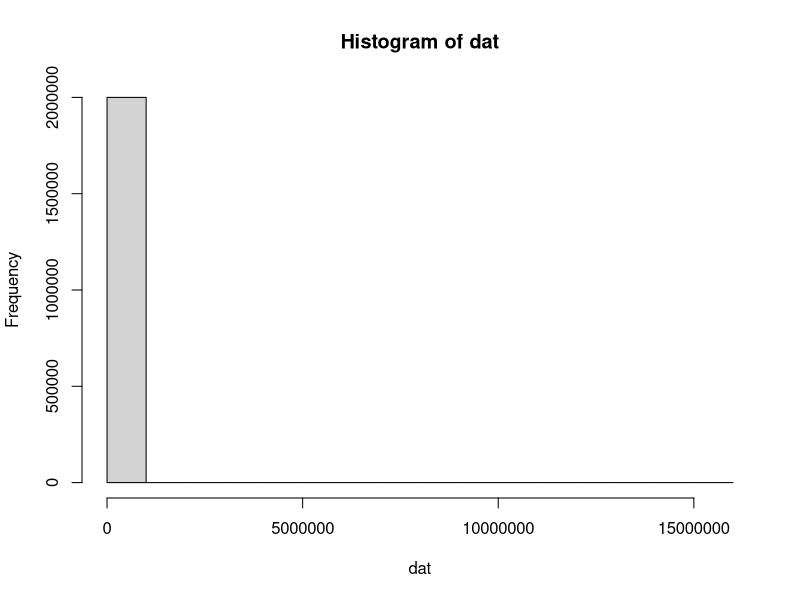

Write R code to recreate this figure. (Note: this script raises an error after producing the figure.)
library(tidyverse)
options(scipen = 999)

n_smp = 10
n_taxa = 20000

set.seed(123)
taxa <- read_tsv("inst/extdata/rdp/rdp_taxa.tsv", col_names = FALSE) %>%
    select(2) %>% pull()
taxa_subset <- sample(taxa, n_taxa)
taxa_tb <- as_tibble(do.call(rbind, strsplit(taxa_subset, ";", fixed = TRUE)))

colnames(taxa_tb) <- c("Domain", "Phylum", "Class", "Order", "Family", "Genus")
taxa_tb$asv <- paste0("ASV", 1:n_taxa)
taxa_tb <- taxa_tb[, c("asv", "Domain", "Phylum", "Class", "Order", "Family", "Genus")]

# generate_counts_nbinom <- function(n_smp = 100, n_asv = 5000 , size = 1, prob = 0.01 ){
#     dat <- rnbinom(n_smp * n_asv, size = size, prob = prob) %>%
#         matrix(ncol = n_smp)
#     hist(dat)
#     colnames(dat) <- paste("Smp", 1:n_smp, sep = "")
#     rownames(dat) <- paste("ASV", 1:n_asv, sep = "")
#     dat %>%
#         as.data.frame() %>%
#         rownames_to_column(var = "asv") %>%
#         as_tibble()
# }

generate_counts_lnorm <- function(n_smp = 100, n_asv = n_taxa , meanlog = 2, sdlog = 3 ){
    dat <- rlnorm(n_smp * n_asv, meanlog, sdlog) %>%
        matrix(ncol = n_smp)
    hist(dat)
    colnames(dat) <- paste("Smp", 1:n_smp, sep = "")
    rownames(dat) <- paste("ASV", 1:n_asv, sep = "")
    dat %>%
        as.data.frame() %>%
        rownames_to_column(var = "asv") %>%
        as_tibble() %>%
        mutate(across(where(is.numeric), floor))
}

set.seed(123)
counts_df <- generate_counts_lnorm()

set.seed(123)
metadata_df <- data.frame(
    sample_id = paste0("Smp", 1:n_smp),
    Depth = sample(1:30, n_smp, replace = TRUE),
    Carbon_source = sample(c("Glucose", "Hexadecane", "Styrene"), n_smp, replace = TRUE),
    Date = as.Date(sample(18000:19000, n_smp, replace = TRUE), origin = "1970-01-01")
)

write_tsv(taxa_tb, "inst/extdata/tsv/taxa.tsv")
write_tsv(counts_df, "inst/extdata/tsv/seqtab.tsv")
write_tsv(metadata_df, "inst/extdata/tsv/metadata.tsv")

# generate_counts <- function(N) {
#     sample(1:20000, N, replace = TRUE)
# }:w

#
# introduce_zeros_and_low_counts <- function(df, zero_prob = 0.1, low_count_prob = 0.2, max_low_count = 100, max_count = 500) {
#     modified_df <- df
#     for (i in 1:nrow(df)) {
#         for (j in 1:ncol(df)) {
#             if (runif(1) < zero_prob) {
#                 modified_df[i, j] <- 0
#             } else if (runif(1) < low_count_prob) {
#                 modified_df[i, j] <- min(max_count, sample(1:max_low_count, 1))
#             }
#         }
#     }
#     return(modified_df)
# }
# N_smp <- 100
# counts_list <- lapply(rep(20, N_smp), generate_counts)
# counts_df <- as.data.frame(do.call(cbind, counts_list))
# for (i in 1:3) {
#     counts_df <- introduce_zeros_and_low_counts(counts_df, max_count = 500)
# }
# counts_df <- cbind("asv" = paste0("ASV", 1:20), counts_df)
# colnames(counts_df) <- c("asv", paste0("Smp", 1:100))

# bacteria <- c(
#     "Bacteria, Proteobacteria, Alphaproteobacteria, Rhodospirillales, Acetobacteraceae, Acetobacter, pasteurianus",
#     "Bacteria, Proteobacteria, Alphaproteobacteria, Rhizobiales, Bradyrhizobiaceae, Bradyrhizobium, japonicum",
#     "Bacteria, Proteobacteria, Betaproteobacteria, Burkholderiales, Comamonadaceae, Acidovorax, facilis",
#     "Bacteria, Firmicutes, Bacilli, Bacillales, Bacillaceae, Bacillus, cereus",
#     "Bacteria, Bacteroidetes, Bacteroidia, Bacteroidales, Bacteroidaceae, Bacteroides, fragilis",
#     "Bacteria, Firmicutes, Bacilli, Lactobacillales, Streptococcaceae, Streptococcus, pneumoniae",
#     "Bacteria, Proteobacteria, Gammaproteobacteria, Pseudomonadales, Pseudomonadaceae, Pseudomonas, aeruginosa",
#     "Bacteria, Proteobacteria, Gammaproteobacteria, Pseudomonadales, Pseudomonadaceae, Pseudomonas, putida",
#     "Bacteria, Proteobacteria, Betaproteobacteria, Burkholderiales, Burkholderiaceae, Burkholderia, cepacia",
#     "Bacteria, Proteobacteria, Alphaproteobacteria, Rhizobiales, Bradyrhizobiaceae, Bradyrhizobium, elkanii",
#     "Bacteria, Proteobacteria, Gammaproteobacteria, Enterobacterales, Enterobacteriaceae, Escherichia, coli",
#     "Bacteria, Actinobacteria, Actinobacteria, Actinomycetales, Micrococcaceae, Micrococcus, luteus",
#     "Bacteria, Firmicutes, Clostridia, Clostridiales, Clostridiaceae, Clostridium, botulinum",
#     "Bacteria, Proteobacteria, Alphaproteobacteria, Rhizobiales, Bradyrhizobiaceae, Bradyrhizobium, betae",
#     "Bacteria, Actinobacteria, Actinobacteria, Actinomycetales, Corynebacteriaceae, Corynebacterium, diphtheriae",
#     "Bacteria, Proteobacteria, Alphaproteobacteria, Rhodospirillales, Acetobacteraceae, Acetobacter, pomorum",
#     "Bacteria, Firmicutes, Bacilli, Bacillales, Bacillaceae, Bacillus, subtilis",
#     "Bacteria, Bacteroidetes, Bacteroidia, Bacteroidales, Bacteroidaceae, Bacteroides, caccae",
#     "Bacteria, Proteobacteria, Alphaproteobacteria, Rhizobiales, Bradyrhizobiaceae, Bradyrhizobium, icense",
#     "Bacteria, Proteobacteria, Betaproteobacteria, Burkholderiales, Comamonadaceae, Acidovorax, aveneae"
# )
# bacteria_tb <- as_tibble(do.call(rbind, strsplit(bacteria, ", ", fixed = TRUE)))
# colnames(bacteria_tb) <- c("Domain", "Phylum", "Class", "Order", "Family", "Genus", "Species")
# bacteria_tb$asv <- paste0("ASV", 1:20)
# bacteria_tb <- bacteria_tb[, c("asv", "Domain", "Phylum", "Class", "Order", "Family", "Genus", "Species")]
#
# taxonomy_levels <- list(
#    Domain = "Bacteria",
#    Phylum = c("Acidobacteria",
#               "Actinobacteria",
#               "Bacteroidetes",
#               "Chloroflexi",
#               "Cyanobacteria",
#               "Firmicutes",
#               "Planctomycetes",
#               "Proteobacteria",
#               "Spirochaetes"),
#
#    Class = c("Alphaproteobacteria",
#              "Betaproteobacteria",
#              "Gammaproteobacteria",
#              "Bacilli",
#              "Bacteroidia",
#              "Actinobacteria",
#              "Clostridia",
#              "Actinomycetia",
#              )
#
# )
